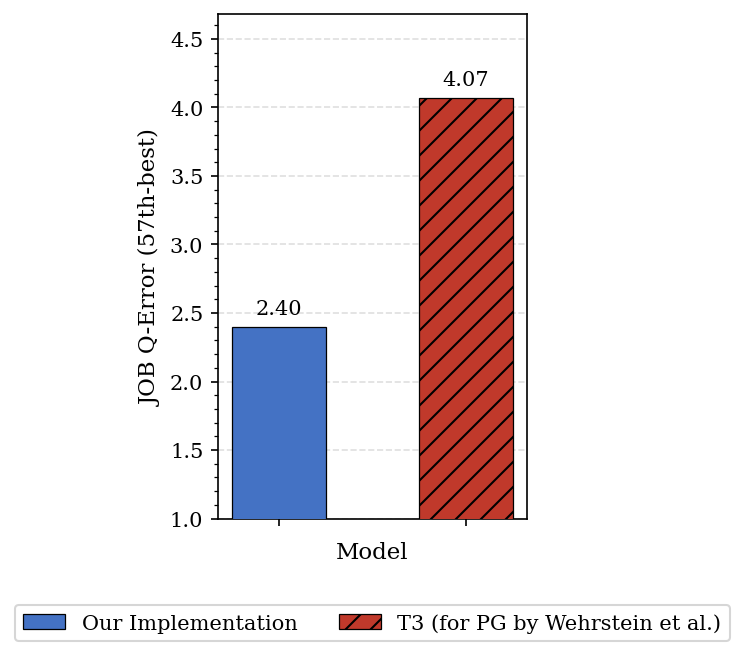

Recreate this plot in Python.
import os
import matplotlib
import matplotlib.pyplot as plt
import numpy as np

matplotlib.rcParams['font.family'] = 'serif'

MODELS  = ['Our Implementation', 'T3 (for PG by Wehrstein et al.)']
VALUES  = [2.40, 4.07]
LABELS  = ['2.40', '4.07']
COLORS  = ['#4472C4', '#C0392B']
HATCHES = ['',        '//']

if __name__ == '__main__':
    x = np.arange(len(MODELS))
    width = 0.5

    fig, ax = plt.subplots(figsize=(4, 4.5))

    bars = []
    for i, (model, val, label, color, hatch) in enumerate(
            zip(MODELS, VALUES, LABELS, COLORS, HATCHES)):
        bar = ax.bar(x[i], val, width, color=color, hatch=hatch,
                     edgecolor='black', linewidth=0.6, zorder=3)
        bars.append(bar)
        ax.annotate(label,
                    xy=(x[i], val),
                    xytext=(0, 4),
                    textcoords='offset points',
                    ha='center', va='bottom',
                    fontsize=10)

    ax.set_xticks(x)
    ax.set_xticklabels(['']*len(MODELS))
    ax.set_xlabel('Model', fontsize=11)
    ax.set_ylabel('JOB Q-Error (57th-best)', fontsize=11)
    ax.set_ylim(1, max(VALUES) * 1.15)
    ax.yaxis.set_minor_locator(matplotlib.ticker.AutoMinorLocator())
    ax.grid(axis='y', linestyle='--', alpha=0.4, zorder=0)
    ax.set_axisbelow(True)

    ax.legend(
        handles=bars,
        labels=MODELS,
        loc='upper center',
        bbox_to_anchor=(0.5, -0.15),
        ncol=2,
        frameon=True,
        fontsize=10,
    )

    fig.tight_layout()
    script_dir = os.path.dirname(os.path.abspath(__file__))
    out_path = os.path.join(script_dir, 'plot_comp_wehrstein.png')
    fig.savefig(out_path, dpi=150, bbox_inches='tight')
    plt.close(fig)
    print(f"Saved {out_path}")
